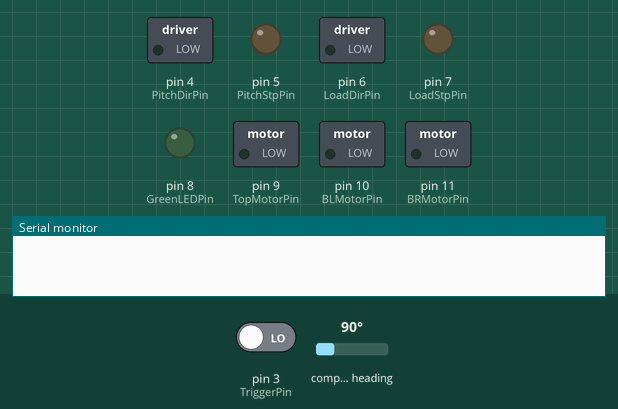
Recording of a sketch running on a simulated Arduino Uno, built with avr-gcc and run on an emulated ATmega328P. Shown: switched loads named in the sketch (green lamp = pin HIGH), output pins drawn as LEDs (lit = HIGH), the last lines printed to the serial monitor. Wiring (inferred from the names in the program): AS5600 angle sensor at I2C address 0x36. Inputs (shaded band) come from the test bench; at power-on: compass heading 90°, pin 3 (TriggerPin) LOW.

Above: at 0.1 s.
At 3.2 s:
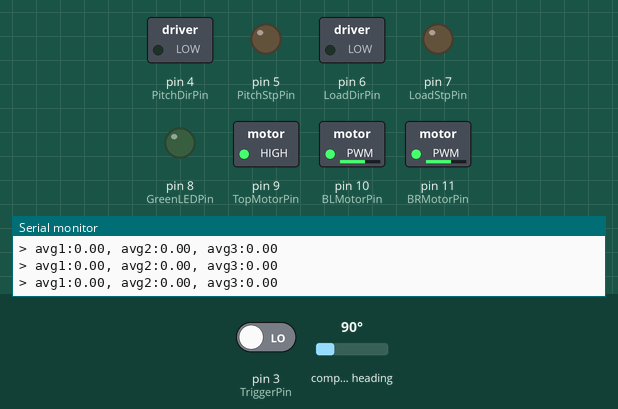
3.3 s: compass heading set to 7°
At 6.1 s:
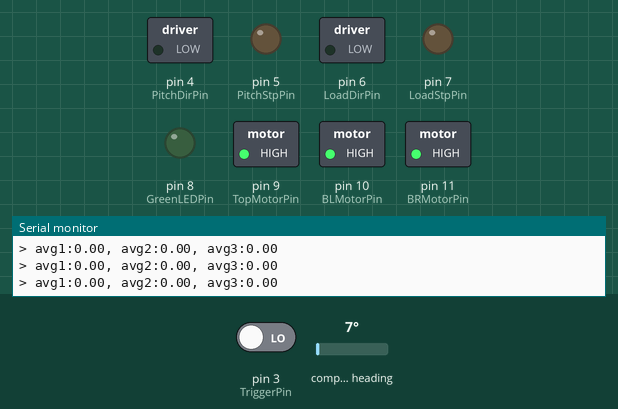
6.3 s: compass heading set to 180°
Timing chart, 0 to 9.3 s (numbered marks = the images above; inputs shaded):
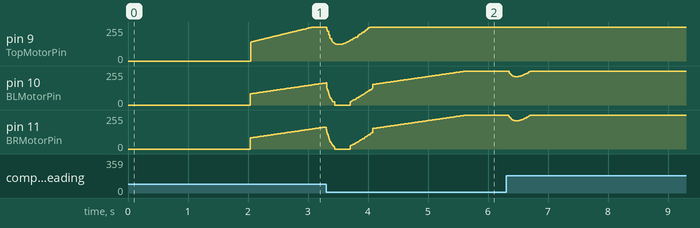

The sketch:

main.ino
```cpp
#define IRSensorDistance 200 // Distance between two IR in mm
#define LoaderMovingDistance 73 // Distance for the loader to move when loading in mm
#define NumberOfMotor 3
#include <stdlib.h>
#include <Wire.h>

// Define the usage for Pins
#define TriggerPin 3
#define PitchDirPin 4
#define PitchStpPin 5
#define LoadDirPin 6
#define LoadStpPin 7
#define GreenLEDPin 8
#define TopMotorPin 9
#define BLMotorPin 10
#define BRMotorPin 11
#define IR1Pin 12
#define IR2Pin 13


#define TCA9548A_ADDR  0x70   // Default I2C address of TCA9548A
#define AS5600_ADDR     0x36  // Fixed I2C address of AS5600

#define ANGLE_HIGH_REG  0x0C  // AS5600 angle register (high byte 0x0C, low byte 0x0D)

#define SAMPLE_INTERVAL 10 // Sampling interval in milliseconds

// ======================== PID Parameters ========================
float Kp = 2.8;
float Ki = 0.17;
float Kd = -0.05;
// ================================================================

float targetRPS[3] = {0, 0, 0};
float dt[3];

struct Target {
  float speed;
  int angle;
};
Target shootingTarget[2];


struct Encoder {
  float lastAngle;       // Previous raw angle (0..4095)
  unsigned long lastTime;       // Previous timestamp (ms)
  float rps;                    // Last computed RPS
  float avg={0};
};
Encoder encoderData[3];


struct PID {
  float integral;
  float prevError;
};
PID pidData[3];

float getEncoderData();
void selectTCAChannel(uint8_t channel);
uint16_t readAS5600Angle();

float computePID(uint8_t motorIndex, float setpoint, float measurement, float dt);
void setMotorSpeed(uint8_t motorIndex, float pwmValue);
void configPins(float dt);
void setPitchAngle(uint16_t targetAngle);
void calculateSpeed(float TargetBallSpeed);

int pitchAngle = 488; // The angle times 10


void setup() {
  delay(2000);
  Serial.begin(115200);
  while (!Serial);
  configPins();
  Wire.begin();
  digitalWrite(GreenLEDPin, 0);
  for (int ch = 0; ch < NumberOfMotor; ch++) {
    selectTCAChannel(ch);
    delay(10);
    Serial.println(ch);
    encoderData[ch].lastAngle = readAS5600Angle();

    encoderData[ch].lastTime = millis();
    encoderData[ch].rps = 0.0;

    pidData[ch].integral = 0.0;
    pidData[ch].prevError = 0.0;
  }
  // 2 meter: Top: 450, 10.55; Middle: 190, 10; Bottom: 100, 6.35
  // 4 meter: Top: ; Middle: 200, 14.3; Bottom: 100, 12.83;
  // 6 meter: Top: 300, 18; Middle: 230/225, 17.5; Bottom: 150, 17.5
  // Setup first target para
  shootingTarget[0].angle = 190;
  shootingTarget[0].speed = 10;
  // Setup second target para
  shootingTarget[1].angle = 100;
  shootingTarget[1].speed = 6.35;
  // Setup motor rps using Target ball speed and rps;
  calculateSpeed(shootingTarget[0].speed);
  setPitchAngle(shootingTarget[0].angle);
}

void loop() {
  uint8_t datainput = 0;
  static bool loaderEnable = false;
  static bool loaderUp = false;
  static uint16_t loaderPos = 0;
  static bool targetNum = 0;

  // Check if shooter is ready
  bool shooterReady = true;
  for (uint8_t i = 0; i < NumberOfMotor; i++) {
    if (encoderData[i].rps < targetRPS[i] * 0.90 || encoderData[i].rps > targetRPS[i] * 1.1 ) {
      shooterReady = false;
    }

  }
  shooterReady &= !loaderUp;
  shooterReady &= !loaderEnable;
  digitalWrite(GreenLEDPin, shooterReady);
  // Loader - load TTB when trigger was pressed then return
  if (digitalRead(TriggerPin) && shooterReady) {
    loaderEnable = true;
  }
  if (loaderEnable) {
    if (!loaderUp) {
      digitalWrite(LoadDirPin, 1);
      digitalWrite(LoadStpPin, HIGH);
      delay(1);
      digitalWrite(LoadStpPin, LOW);

      loaderPos++;
      //Serial.println(loaderPos);
    }
    else {
      digitalWrite(LoadDirPin, 0);
      digitalWrite(LoadStpPin, HIGH);
      delay(1);
      digitalWrite(LoadStpPin, LOW);

      loaderPos--;
    }

    if (loaderPos >= 50 * LoaderMovingDistance || loaderPos <= 0) {
      loaderUp = !loaderUp;
      if (!loaderUp) {
        loaderEnable = false;
        targetNum = !targetNum;
        calculateSpeed(shootingTarget[targetNum].speed);
        setPitchAngle(shootingTarget[targetNum].angle);

      }
    }
  }


  getEncoderData();
  setMotorSpeed();
}

float getEncoderData() {
  static unsigned long lastPrint = 0;
  static unsigned long lastPrint2 = 0;
  unsigned long now = millis();
  if (now - lastPrint2 >= 90) {

    lastPrint2 = now;
    char RPSString[] = "> avg1:";
    for (int i = 0; i < NumberOfMotor; i++) {
      RPSString[5] = i + '1';
      Serial.print(RPSString);
      Serial.print(encoderData[i].avg, 2);
      RPSString[0] = ',';
    }
    Serial.println();

  }
  if (now - lastPrint >= SAMPLE_INTERVAL) {
    lastPrint = now;
    for (int ch = 0; ch < NumberOfMotor; ch++) {
      // Select the desired channel on the TCA9548A
      selectTCAChannel(ch);
      //delay(2);                  // Short delay to let the mux settle

      // Read the angle from the AS5600 on the currently active channel


      //Serial.println(ch);
      uint16_t rawAngle = readAS5600Angle();


      // Calculate time difference (seconds)
      unsigned long dt_ms = now - encoderData[ch].lastTime;
      float dt_s = dt_ms / 1000.0;

      // Convert raw 12‑bit value to degrees (0.0 – 360.0)
      float rev = rawAngle / 4096.0;

      // Handle wrap-around
      if (encoderData[ch].lastAngle - rev > 0.001) {
        encoderData[ch].lastAngle -= 1;
      }
      float delta_rev = rev - encoderData[ch].lastAngle;

      // Compute RPS
      // Tons of magic numbers of signal filtering
      float accel = (delta_rev / dt_s - encoderData[ch].rps) / dt_s;
      if (dt_s > (SAMPLE_INTERVAL + 0.1) / 2000.0 && delta_rev / dt_s < 110 && delta_rev > 0.07 && abs(accel) < 8000)  {
        encoderData[ch].rps = delta_rev / dt_s;
      }else {encoderData[ch].rps -= (encoderData[ch].rps > 0)? 1 : 0;}

      // Low-pass filter
      encoderData[ch].avg = (encoderData[ch].rps > 0)? (1-0.1) * encoderData[ch].avg + (0.1) * encoderData[ch].rps : 0;

      // Store current values for next iteration
      encoderData[ch].lastAngle = rev;
      encoderData[ch].lastTime = now;
      dt[ch] = dt_s;
    }
  }
}


/*
 * Select a channel on the TCA9548A.
 * channel: 0..7 for the eight possible channels.
 */
void selectTCAChannel(int channel) {
  int channelIndex[] = {0, 4, 2};
  if (channel > 7) return;                     // Safety check
  Wire.beginTransmission(TCA9548A_ADDR);
  Wire.write(0x01 << channelIndex[channel]);  // Send channel select byte
  //Serial.println(0x01 << channel);
  Wire.endTransmission();
}

/*
 * Read the 12‑bit angle from the AS5600.
 * Returns a value between 0 and 4095.
 */
uint16_t readAS5600Angle() {
  Wire.beginTransmission(AS5600_ADDR);
  Wire.write(ANGLE_HIGH_REG);                   // Point to the high byte of the angle
  if (Wire.endTransmission(false) != 0) {       // Send repeated start
    Serial.println("Error communicating with AS5600");
    return 0;
  }

  // Request 2 bytes from the AS5600
  Wire.requestFrom(AS5600_ADDR, 2);
  if (Wire.available() >= 2) {
    uint8_t highByte = Wire.read();              // High byte (bits 11..8)
    uint8_t lowByte  = Wire.read();              // Low byte  (bits 7..0)
    return ( (highByte << 8) | lowByte ) & 0x0FFF; // Mask to 12 bits
  } else {
    Serial.println("Failed to read enough bytes from AS5600");
    return 0;
  }
}

float computePID(uint8_t motorIndex, float setpoint, float measurement, float dt) {
  float error = setpoint - measurement;

  // Proportional term
  float P = Kp * error;

  // Integral term (with anti-windup: clamp integral)
  pidData[motorIndex].integral += error * dt;
  // Simple integral clamping – adjust limits as needed
  float maxIntegral = 255.0 / (Ki + 0.001);   // Rough limit based on max PWM
  if (pidData[motorIndex].integral > maxIntegral) pidData[motorIndex].integral = maxIntegral;
  if (pidData[motorIndex].integral < -maxIntegral) pidData[motorIndex].integral = -maxIntegral;
  float I = Ki * pidData[motorIndex].integral;

  // Derivative term (on measurement to avoid derivative kick)
  float D = Kd * ( (measurement - (setpoint - error)) / dt );  // Actually we need previous measurement

  D = Kd * (error - pidData[motorIndex].prevError) / dt;
  pidData[motorIndex].prevError = error;

  // Total output
  float output = P + I + D;

  // Constrain output to PWM range (0-255)
  // output < 15 for dead zone
  if (output < 15) output = 0;
  if (output > 255) output = 255;

  return output;
}


void calculateSpeed(float TargetBallSpeed) {
  float TargetBallRPS = 40;
  float TopRPS = (TargetBallSpeed * 2 / 0.25 + TargetBallRPS * (0.04 * 3.14) / 0.25) / 2;
  float BottomRPS = (TargetBallSpeed * 2 / 0.25 - TargetBallRPS * (0.04 * 3.14) / 0.25) / 2;
  targetRPS[0] = TopRPS;
  targetRPS[1] = BottomRPS;
  targetRPS[2] = BottomRPS;
  for (uint8_t i = 0; i < 3; i++) {
    Serial.print("targetRPS");
    Serial.print(i);
    Serial.print(": ");
    Serial.println(targetRPS[i]);
  }
}


void setMotorSpeed() {
  for (uint8_t ch = 0; ch < NumberOfMotor; ch++) {
    float pwmValue = computePID(ch, targetRPS[ch], encoderData[ch].avg, dt[ch]);
    //Serial.println(pwmValue);
    analogWrite(ch + TopMotorPin, (int) pwmValue);
    //analogWrite(ch + TopMotorPin, (int) 255);
  }
}

void setPitchAngle(int targetAngle) {
  bool pitchDir = (targetAngle > pitchAngle)? 0 : 1;
  Serial.print("Delta angle: ");
  Serial.println((targetAngle-pitchAngle));
  digitalWrite(PitchDirPin, pitchDir);
  for (int i = 0; i < (int) abs((targetAngle-pitchAngle)) * 120 / 20 / 18; i++) {
    digitalWrite(PitchStpPin, HIGH);
    delay(8);
    digitalWrite(PitchStpPin, LOW);
    delay(2);
  }
  pitchAngle = targetAngle;
}


void configPins() {
  pinMode(TriggerPin, INPUT);

  pinMode(PitchDirPin, OUTPUT);
  pinMode(PitchStpPin, OUTPUT);

  pinMode(LoadDirPin, OUTPUT);
  pinMode(LoadStpPin, OUTPUT);

  pinMode(GreenLEDPin, OUTPUT);

  pinMode(TopMotorPin, OUTPUT);
  pinMode(BLMotorPin, OUTPUT);
  pinMode(BRMotorPin, OUTPUT);

  pinMode(IR1Pin, INPUT);
  pinMode(IR2Pin, INPUT);
}
```
